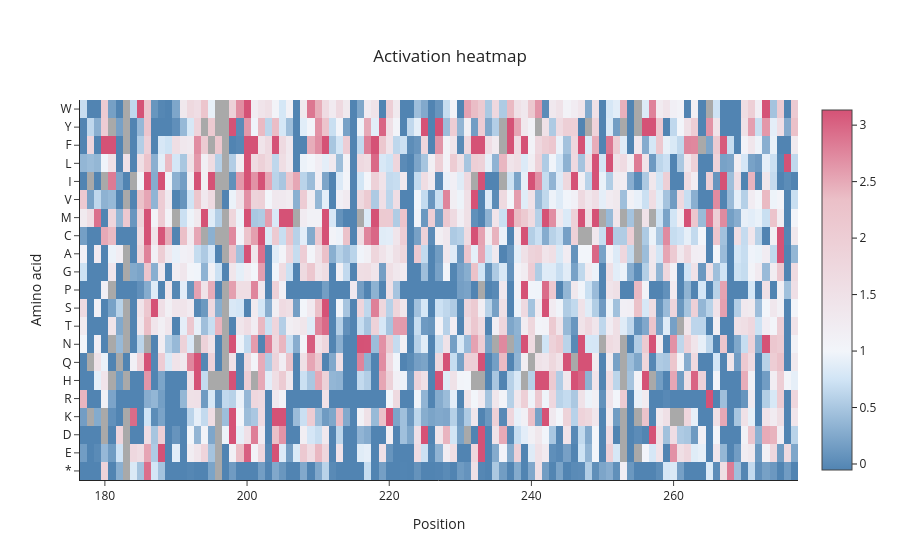

Here is the notebook cell this chart was saved with:
### Code cell
activation_heatmap_fig = create_heatmap(data_df, condition="Activation", cmin=0.2, cmax=0.955)
activation_heatmap_fig.show()
output_dir = create_dir(output_root_dir, "heatmaps")
activation_heatmap_fig.write_image(os.path.join(output_dir, f"activation.png"), width=3.3*600, height=1*600, scale=5)
del activation_heatmap_fig, output_dir

### Figure 1 — Plotly figure (JSON) as saved in the notebook; plotly's stock layout.template omitted (floating-point values rounded to 4 significant figures; data arrays with more than 128 entries replaced by an {"elided": "..."} marker saying what was removed)
{"data": [{"colorscale": [[0, "rgb(81,132,178)"], [0.25, "rgb(208,228,245)"], [0.3304, "rgb(242,245,250)"], [0.75, "rgb(235,192,200)"], [1, "rgb(213,82,118)"]], "hoverongaps": false, "hovertemplate": "Variant: %{hovertext}<br>Mean: %{z:.2f}<extra></extra>", "hovertext": {"elided": "2121 str values"}, "x": {"elided": "2121 int values"}, "y": {"elided": "2121 str values"}, "z": {"elided": "2121 float values"}, "zmax": 3.134, "zmin": -0.05318, "type": "heatmap"}], "layout": {"plot_bgcolor": "darkgrey", "yaxis": {"categoryorder": "array", "categoryarray": ["*", "E", "D", "K", "R", "H", "Q", "N", "T", "S", "P", "G", "A", "C", "M", "V", "I", "L", "F", "Y", "W"], "title": {"text": "Amino acid"}, "showgrid": false}, "title": {"text": "Activation heatmap", "xanchor": "center", "yanchor": "top", "x": 0.5}, "xaxis": {"title": {"text": "Position"}, "showgrid": false}}}
